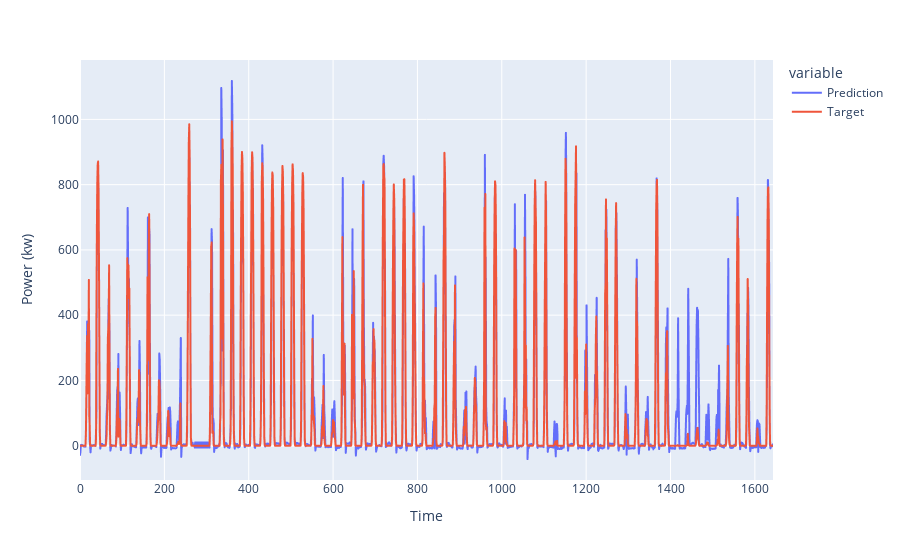

The cell this chart's notebook holds for it:
### Markdown cell above
Plotting the prediction against the target

### Code cell
import plotly.express as px

predict=predict.rename(columns={0:'Prediction'})
y_test=y_test.rename(columns={'one ahead power Kilowatts': 'Target'})
merged=predict.join(y_test) #joining the target and prediction for plotting

fig = px.line(merged)
fig.update_layout(
    xaxis_title="Time",
    yaxis_title="Power (kw)",
)
fig.show()

### Figure 1 — Plotly figure (JSON) as saved in the notebook; plotly's stock layout.template omitted (floating-point values rounded to 4 significant figures; data arrays with more than 128 entries replaced by an {"elided": "..."} marker saying what was removed)
{"data": [{"hovertemplate": "variable=Prediction<br>index=%{x}<br>value=%{y}<extra></extra>", "legendgroup": "Prediction", "line": {"color": "#636efa", "dash": "solid"}, "mode": "lines", "name": "Prediction", "showlegend": true, "type": "scattergl", "x": {"elided": "1644 int values"}, "xaxis": "x", "y": {"elided": "1644 float values"}, "yaxis": "y"}, {"hovertemplate": "variable=Target<br>index=%{x}<br>value=%{y}<extra></extra>", "legendgroup": "Target", "line": {"color": "#EF553B", "dash": "solid"}, "mode": "lines", "name": "Target", "showlegend": true, "type": "scattergl", "x": {"elided": "1644 int values"}, "xaxis": "x", "y": {"elided": "1644 float values"}, "yaxis": "y"}], "layout": {"legend": {"title": {"text": "variable"}, "tracegroupgap": 0}, "margin": {"t": 60}, "xaxis": {"anchor": "y", "domain": [0, 1], "title": {"text": "Time"}}, "yaxis": {"anchor": "x", "domain": [0, 1], "title": {"text": "Power (kw)"}}}}
